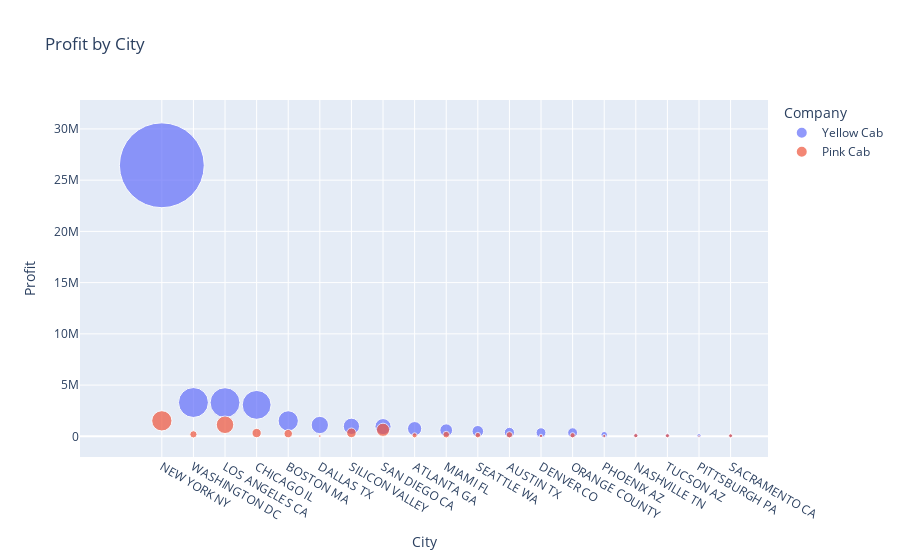

The cell this chart's notebook holds for it:
### Code cell
fig = px.scatter(profit_by_City, x="City", y="Profit", size="Profit", hover_name="City", title='Profit by City', color = 'Company', size_max=60)
fig.show()

### Figure 1 — Plotly figure (JSON) as saved in the notebook; plotly's stock layout.template omitted (floating-point values rounded to 4 significant figures)
{"data": [{"hovertemplate": "<b>%{hovertext}</b><br><br>Company=Yellow Cab<br>City=%{x}<br>Profit=%{marker.size}<extra></extra>", "hovertext": ["NEW YORK NY", "WASHINGTON DC", "LOS ANGELES CA", "CHICAGO IL", "BOSTON MA", "DALLAS TX", "SILICON VALLEY", "SAN DIEGO CA", "ATLANTA GA", "MIAMI FL", "SEATTLE WA", "AUSTIN TX", "DENVER CO", "ORANGE COUNTY", "PHOENIX AZ", "NASHVILLE TN", "TUCSON AZ", "PITTSBURGH PA", "SACRAMENTO CA"], "legendgroup": "Yellow Cab", "marker": {"color": "#636efa", "size": [26450000.0, 3299000.0, 3286000.0, 3069000.0, 1507000.0, 1104000.0, 976500.0, 949300.0, 746400.0, 596000.0, 491900.0, 379300.0, 357000.0, 355000.0, 157300.0, 85250.0, 80970.0, 68060.0, 62000.0], "sizemode": "area", "sizeref": 7348.0, "symbol": "circle"}, "mode": "markers", "name": "Yellow Cab", "orientation": "v", "showlegend": true, "type": "scatter", "x": ["NEW YORK NY", "WASHINGTON DC", "LOS ANGELES CA", "CHICAGO IL", "BOSTON MA", "DALLAS TX", "SILICON VALLEY", "SAN DIEGO CA", "ATLANTA GA", "MIAMI FL", "SEATTLE WA", "AUSTIN TX", "DENVER CO", "ORANGE COUNTY", "PHOENIX AZ", "NASHVILLE TN", "TUCSON AZ", "PITTSBURGH PA", "SACRAMENTO CA"], "xaxis": "x", "y": [26450000.0, 3299000.0, 3286000.0, 3069000.0, 1507000.0, 1104000.0, 976500.0, 949300.0, 746400.0, 596000.0, 491900.0, 379300.0, 357000.0, 355000.0, 157300.0, 85250.0, 80970.0, 68060.0, 62000.0], "yaxis": "y"}, {"hovertemplate": "<b>%{hovertext}</b><br><br>Company=Pink Cab<br>City=%{x}<br>Profit=%{marker.size}<extra></extra>", "hovertext": ["NEW YORK NY", "LOS ANGELES CA", "SAN DIEGO CA", "SILICON VALLEY", "CHICAGO IL", "BOSTON MA", "WASHINGTON DC", "MIAMI FL", "AUSTIN TX", "SEATTLE WA", "ORANGE COUNTY", "ATLANTA GA", "NASHVILLE TN", "TUCSON AZ", "SACRAMENTO CA", "DENVER CO", "PHOENIX AZ", "DALLAS TX", "PITTSBURGH PA"], "legendgroup": "Pink Cab", "marker": {"color": "#EF553B", "size": [1511000.0, 1126000.0, 637900.0, 340300.0, 318700.0, 262000.0, 193800.0, 162300.0, 147400.0, 112800.0, 102000.0, 96050.0, 64280.0, 59290.0, 55320.0, 40580.0, 35600.0, 24730.0, 17110.0], "sizemode": "area", "sizeref": 7348.0, "symbol": "circle"}, "mode": "markers", "name": "Pink Cab", "orientation": "v", "showlegend": true, "type": "scatter", "x": ["NEW YORK NY", "LOS ANGELES CA", "SAN DIEGO CA", "SILICON VALLEY", "CHICAGO IL", "BOSTON MA", "WASHINGTON DC", "MIAMI FL", "AUSTIN TX", "SEATTLE WA", "ORANGE COUNTY", "ATLANTA GA", "NASHVILLE TN", "TUCSON AZ", "SACRAMENTO CA", "DENVER CO", "PHOENIX AZ", "DALLAS TX", "PITTSBURGH PA"], "xaxis": "x", "y": [1511000.0, 1126000.0, 637900.0, 340300.0, 318700.0, 262000.0, 193800.0, 162300.0, 147400.0, 112800.0, 102000.0, 96050.0, 64280.0, 59290.0, 55320.0, 40580.0, 35600.0, 24730.0, 17110.0], "yaxis": "y"}], "layout": {"legend": {"itemsizing": "constant", "title": {"text": "Company"}, "tracegroupgap": 0}, "title": {"text": "Profit by City"}, "xaxis": {"anchor": "y", "domain": [0, 1], "title": {"text": "City"}}, "yaxis": {"anchor": "x", "domain": [0, 1], "title": {"text": "Profit"}}}}
